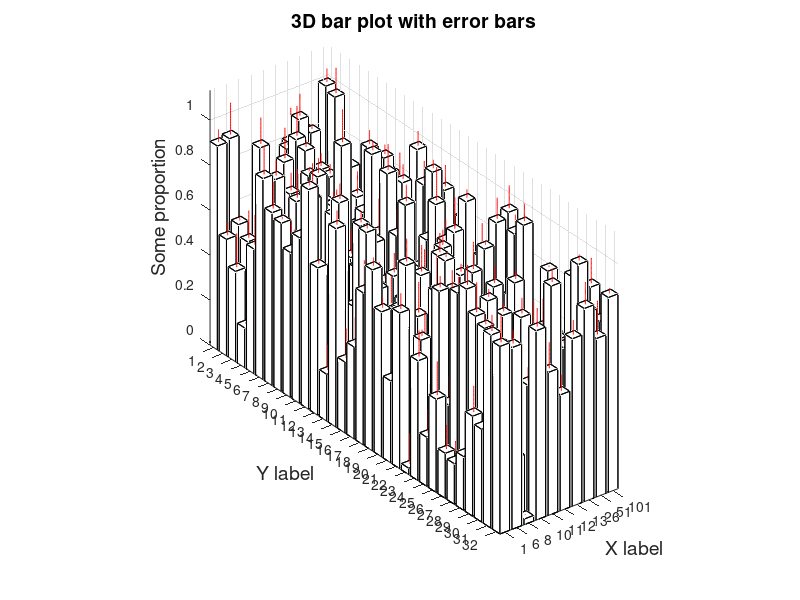

Here is the MATLAB script that generated this plot:
clear;
g = [1 6 8 10:13 26 51 101]; % labels for x values
ny = 32; % Number of y values
nID = [1:10]; % Actual labels required on the x axis;
% The two arrays below are the values you need to plot
yAvg = rand(length(g),32); % Average of a quantity
yStdDev = rand(length(g),32)*0.15; % Standard deviation of the quantity

bar3(1:ny,yAvg') ; % Plot the 3D bar

% Put some labels
xlabel('X label', 'FontSize', 14);
ylabel('Y label', 'FontSize', 14);
zlabel('Some proportion', 'FontSize', 14);
title('3D bar plot with error bars', 'FontSize', 14);

% Set custom ticks and tick labels
set(gca, 'Xtick', nID);
set(gca, 'xTickLabel', g(nID));
colormap('white');

%Now plot the standard deviations as the line on top of the bars
hold on;
for i = 1:ny,
for j = 1:length(g),
z35 = yAvg(j,i):yStdDev(j,i)/20:yAvg(j,i)+yStdDev(j,i);
x35(1:length(z35)) = i;
y35(1:length(z35)) = j;
plot3(y35, x35, z35,'r-')
clear x35; clear y35; clear z35;
end
end
hold off
axis tight; 